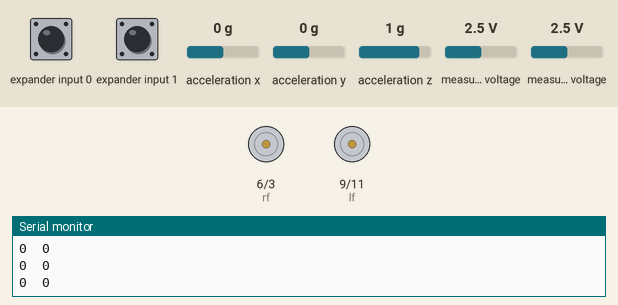
This sketch was run on a simulated Arduino Uno, built with avr-gcc and run on an emulated ATmega328P. Shown: motor-driver pin pairs drawn as motors (green arrow = first pin HIGH = forward, orange = second pin HIGH = backward, longer = more drive), the last lines printed to the serial monitor. Wiring (inferred from the names in the program): Wii Nunchuk at I2C address 0x52. Inputs (shaded band) come from the test bench; at power-on: measured voltage 2.5 V, expander input 0 HIGH, expander input 1 HIGH, acceleration x 0 g, acceleration y 0 g, acceleration z 1 g.

Above: at 1.2 s.
1.3 s: measured voltage (sensor 201) set to 1.2 V
At 1.7 s:
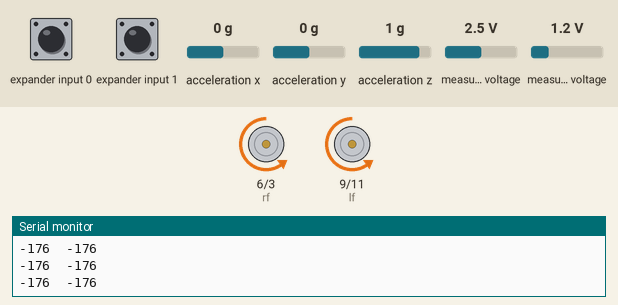
2.8 s: measured voltage (sensor 200) set to 0.1 V
At 4.0 s:
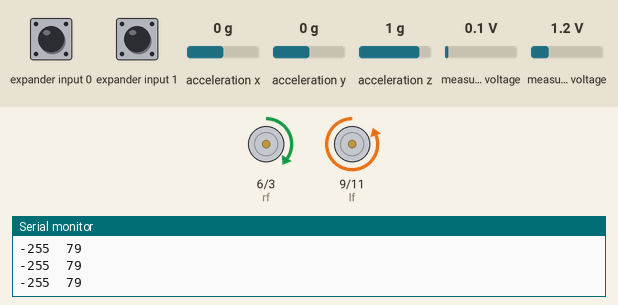
4.3 s: measured voltage (sensor 200) set to 3.8 V
At 4.9 s:
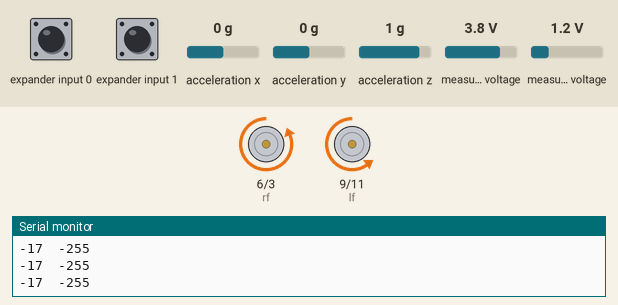
5.8 s: measured voltage (sensor 201) set to 2.5 V
At 6.2 s:
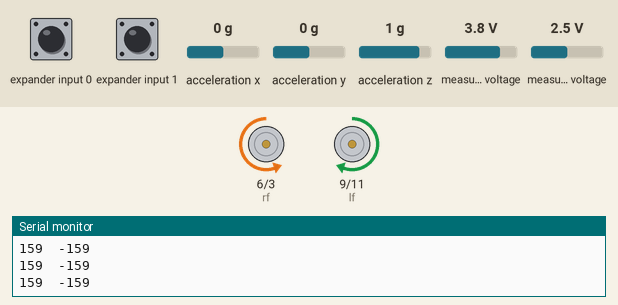
7.3 s: measured voltage (sensor 201) set to 3.8 V
At 8.5 s:
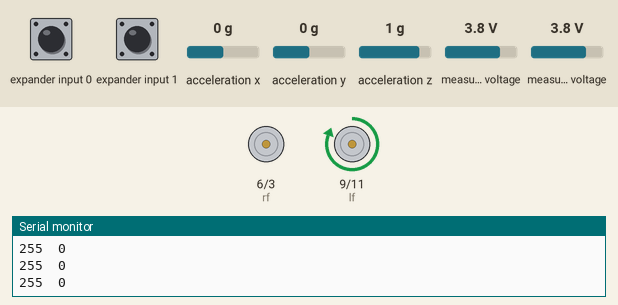
8.8 s: measured voltage (sensor 200) set to 1.2 V
At 9.7 s:
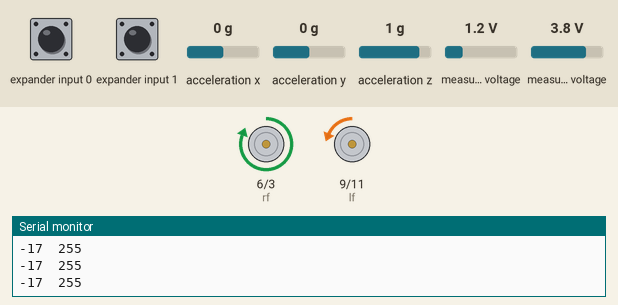
Timing chart, 0 to 11.3 s (numbered marks = the images above; inputs shaded):
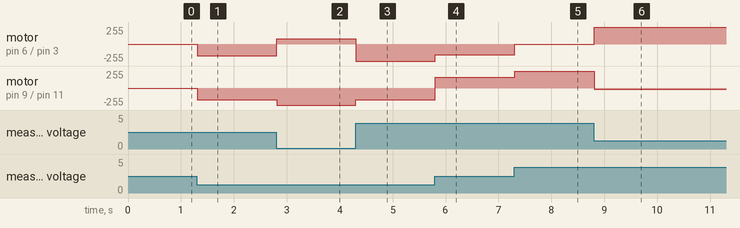

Measured:
- after the input at 1.3 s, motor on pin 6 (rf) / pin 3 (rb), motor on pin 9 (lf) / pin 11 (lb): stopped → backward 176/255 at once
- after the input at 2.8 s, motor on pin 6 (rf) / pin 3 (rb): backward 176/255 → forward 79/255 at once; motor on pin 9 (lf) / pin 11 (lb): backward 176/255 → backward 255/255 at once
- after the input at 4.3 s, motor on pin 6 (rf) / pin 3 (rb): forward 79/255 → backward 255/255 at once; motor on pin 9 (lf) / pin 11 (lb): backward 255/255 → backward 176/255 at once
- after the input at 5.8 s, motor on pin 6 (rf) / pin 3 (rb): backward 255/255 → backward 159/255 at once; motor on pin 9 (lf) / pin 11 (lb): backward 176/255 → forward 159/255 at once
- after the input at 7.3 s, motor on pin 6 (rf) / pin 3 (rb): backward 159/255 → stopped at once; motor on pin 9 (lf) / pin 11 (lb): forward 159/255 → forward 255/255 at once
- after the input at 8.8 s, motor on pin 6 (rf) / pin 3 (rb): stopped → forward 255/255 at once; motor on pin 9 (lf) / pin 11 (lb): forward 255/255 → backward 17/255 at once

The sketch:

nunchuk.ino
```cpp
#include <Wire.h>
#include "Nunchuk.h"
int rf=6;
int rb=3;
int lf=9;
int lb=11;
int ledR, ledL, X;
void setup() {
    Serial.begin(9600);
    Wire.begin();
    pinMode(rf, OUTPUT);
    pinMode(rb, OUTPUT);
    pinMode(lf, OUTPUT);
    pinMode(lb, OUTPUT);
    // nunchuk_init_power();
    nunchuk_init();
}

void loop() {

    if (nunchuk_read()) {
        // Work with nunchuk_data
        int x=nunchuk_joystickX_raw();//CENTRE POSITION IS (132, 132)
        int y=nunchuk_joystickY_raw();
        y=constrain(y,34,224);
        x=constrain(x,34,224);
        if(y>142)
        {
          ledR = map(y, 144, 224, 0, 255);
          ledL = map(y, 144, 224, 0, 255);
        }
        else if(y<122)
        {
          ledR = map(y, 122, 34, 0, -255);
          ledL = map(y, 122, 34, 0, -255);
        }
        else
        {
          ledR = 0;
          ledL = 0;
        }
        if(x>142)
        {
          X= map(x, 144, 224, 0, 255);
          ledR = ledR - X;
          ledL = ledL + X;
          if (ledL > 255)
          {
            ledL = 255;
          }
          if (ledR < -255)
          {
            ledR = -255;
          }
        }
        else if(x<122)
        {
          X= map(x, 122, 34, 0, 255);
          ledR = ledR + X;
          ledL = ledL - X;
          if (ledR > 255)
          {
            ledR = 255;
          }
          if (ledL < -255)
          {
            ledL = -255;
          }
        }
        Serial.print(ledL);
        Serial.print('\t');
        Serial.println(ledR);
        if(ledL<0)
        {
          ledL=-ledL;
          analogWrite(lb,ledL);
          digitalWrite(lf, LOW);
        }
        else
        {
          analogWrite(lf,ledL);
          digitalWrite(lb, LOW);
        }
        if(ledR<0)
        {
          ledR=-ledR;
          analogWrite(rb,ledR);
          digitalWrite(rf, LOW);
        }
        else
        {
          analogWrite(rf,ledR);
          digitalWrite(rb, LOW);
        }
    }
    delay(10);
}
```

Nunchuk.h
```cpp
// (licence header left out)
#ifndef NUNCHUK_H
#define NUNCHUK_H

#include <Wire.h>

// Calibration accelerometer values, depends on your Nunchuk
#define NUNCHUK_ACCEL_X_ZERO 512
#define NUNCHUK_ACCEL_Y_ZERO 512
#define NUNCHUK_ACCEL_Z_ZERO 512

// Calibration joystick values
#define NUNCHUK_JOYSTICK_X_ZERO 127
#define NUNCHUK_JOYSTICK_Y_ZERO 128

// Whether to disable encryption. Enabling encryption means that every packet must be decrypted, which wastes cpu cycles. Cheap Nunchuk clones have problems with the encrypted init sequence, so be sure you know what you're doing
#define NUNCHUK_DISABLE_ENCRYPTION

// Print debug information instead of a CSV stream to the serial port
// #define NUNCHUK_DEBUG

// The Nunchuk I2C address
#define NUNCHUK_ADDRESS 0x52

#if ARDUINO >= 100
#define I2C_READ() Wire.read()
#define I2C_WRITE(x) Wire.write(x)
#else
#define I2C_READ() Wire.receive()
#define I2C_WRITE(x) Wire.send(x)
#endif

#define I2C_START(x) Wire.beginTransmission(x)
#define I2C_STOP() Wire.endTransmission(true)

uint8_t nunchuk_data[6];
uint8_t nunchuk_cali[16];

#if defined(__AVR_ATmega168__) || defined(__AVR_ATmega328P__) // Only Arduino UNO
/**
 * Use normal analog ports as power supply, which is useful if you want to have all pins in a row
 * Like for the famous WiiChuck adapter
 * @see https://todbot.com/blog/2008/02/18/wiichuck-wii-nunchuck-adapter-available/
 */
static void nunchuk_init_power() {
    // Add power supply for port C2 (GND) and C3 (PWR)
    PORTC &= ~_BV(PORTC2);
    PORTC |= _BV(PORTC3);
    DDRC |= _BV(PORTC2) | _BV(PORTC3);
    delay(100);
}
#endif
/**
 * Initializes the Nunchuk communication by sending a sequence of bytes
 */
static void nunchuk_init() {

#ifdef NUNCHUK_DISABLE_ENCRYPTION
    I2C_START(NUNCHUK_ADDRESS);
    I2C_WRITE(0xF0);
    I2C_WRITE(0x55);
    I2C_STOP();
    // delay(1);
    I2C_START(NUNCHUK_ADDRESS);
    I2C_WRITE(0xFB);
    I2C_WRITE(0x00);
    I2C_STOP();
    // delay(1);
#else
    I2C_START(NUNCHUK_ADDRESS);
    I2C_WRITE(0x40);
    I2C_WRITE(0x00);
    I2C_STOP();
    // delay(1);
#endif

#ifdef NUNCHUK_DEBUG
    Serial.print("Ident: "); // 0xA4200000 for Nunchuck, 0xA4200101 for Classic, 0xA4200402 for Balance

    I2C_START(NUNCHUK_ADDRESS);
    I2C_WRITE(0xFA);
    I2C_STOP();

    Wire.requestFrom(NUNCHUK_ADDRESS, 6);
    for (uint8_t i = 0; i < 6; i++) {
        if (Wire.available()) {
            Serial.print(I2C_READ(), HEX);
            Serial.print(" ");
        }
    }
    I2C_STOP();
    Serial.println("");

    delay(100); // Wait for serial transfer, before loop()ing
#endif

}

/**
 * Decodes a byte if encryption is used
 *
 * @param x The byte to be decoded
 */
static inline uint8_t nunchuk_decode_byte(uint8_t x) {
#ifdef NUNCHUK_DISABLE_ENCRYPTION
    return x;
#else
    return (x ^ 0x17) + 0x17;
#endif
}

/**
 * Central function to read a full chunk of data from Nunchuk
 *
 * @return A boolean if the data transfer was successful
 */
static uint8_t nunchuk_read() {

    uint8_t i;
    Wire.requestFrom(NUNCHUK_ADDRESS, 6);
#ifdef SAM
    delayMicroseconds(10);
#endif
    for (i = 0; i < 6 && Wire.available(); i++) {
        nunchuk_data[i] = nunchuk_decode_byte(I2C_READ());
    }
    I2C_START(NUNCHUK_ADDRESS);
    I2C_WRITE(0x00);
#ifdef SAM
    delayMicroseconds(100);
#endif
    I2C_STOP();
    return i == 6;
}

/**
 * Checks the current state of button Z
 */
static uint8_t nunchuk_buttonZ() {
    return (~nunchuk_data[5] >> 0) & 1;
}

/**
 * Checks the current state of button C
 */
static uint8_t nunchuk_buttonC() {
    return (~nunchuk_data[5] >> 1) & 1;
}

/**
 * Retrieves the raw X-value of the joystick
 */
static uint8_t nunchuk_joystickX_raw() {
    return nunchuk_data[0];
}

/**
 * Retrieves the raw Y-value of the joystick
 */
static uint8_t nunchuk_joystickY_raw() {
    return nunchuk_data[1];
}

/**
 * Retrieves the calibrated X-value of the joystick
 */
static int16_t nunchuk_joystickX() {
    return (int16_t) nunchuk_joystickX_raw() - (int16_t) NUNCHUK_JOYSTICK_X_ZERO;
}

/**
 * Retrieves the calibrated Y-value of the joystick
 */
static int16_t nunchuk_joystickY() {
    return (int16_t) nunchuk_joystickY_raw() - (int16_t) NUNCHUK_JOYSTICK_Y_ZERO;
}

/**
 * Calculates the angle of the joystick
 */
static float nunchuk_joystick_angle() {
    return atan2((float) nunchuk_joystickY(), (float) nunchuk_joystickX());
}

/**
 * Retrieves the raw X-value of the accelerometer
 */
static uint16_t nunchuk_accelX_raw() {
    return ((uint16_t) nunchuk_data[2] << 2) | ((nunchuk_data[5] >> 2) & 3);
}

/**
 * Retrieves the raw Y-value of the accelerometer
 */
static uint16_t nunchuk_accelY_raw() {
    return ((uint16_t) nunchuk_data[3] << 2) | ((nunchuk_data[5] >> 4) & 3);
}

/**
 * Retrieves the raw Z-value of the accelerometer
 */
static uint16_t nunchuk_accelZ_raw() {
    return ((uint16_t) nunchuk_data[4] << 2) | ((nunchuk_data[5] >> 6) & 3);
}

/**
 * Retrieves the calibrated X-value of the accelerometer
 */
static int16_t nunchuk_accelX() {
    return (int16_t) nunchuk_accelX_raw() - (int16_t) NUNCHUK_ACCEL_X_ZERO;
}

/**
 * Retrieves the calibrated Y-value of the accelerometer
 */
static int16_t nunchuk_accelY() {
    return (int16_t) nunchuk_accelY_raw() - (int16_t) NUNCHUK_ACCEL_Y_ZERO;
}

/**
 * Retrieves the calibrated Z-value of the accelerometer
 */
static int16_t nunchuk_accelZ() {
    return (int16_t) nunchuk_accelZ_raw() - (int16_t) NUNCHUK_ACCEL_Z_ZERO;
}

/**
 * Calculates the pitch angle THETA around y-axis of the Nunchuk in radians
 */
static float nunchuk_pitch() { // tilt-y
    return atan2((float) nunchuk_accelY(), (float) nunchuk_accelZ());
}

/**
 * Calculates the roll angle PHI around x-axis of the Nunchuk in radians
 */
static float nunchuk_roll() { // tilt-x
    return atan2((float) nunchuk_accelX(), (float) nunchuk_accelZ());
}

/**
 * A handy function to print either verbose information of the Nunchuk or a CSV stream for Processing
 */
static void nunchuk_print() {

#ifdef NUNCHUK_DEBUG
    char buf[100];

    sprintf(buf, "Joy X=%4d Y=%4d   Acc X=%4d Y=%4d Z=%4d   Btn Z=%1d C=%1d\n",
        nunchuk_joystickX(), nunchuk_joystickY(),
        nunchuk_accelX(), nunchuk_accelY(), nunchuk_accelZ(),
        nunchuk_buttonZ(), nunchuk_buttonC());
    Serial.print(buf);
#else
    Serial.print(nunchuk_joystickX(), DEC);
    Serial.print(",");
    Serial.print(nunchuk_joystickY(), DEC);
    Serial.print(",");
    Serial.print(nunchuk_accelX(), DEC);
    Serial.print(",");
    Serial.print(nunchuk_accelY(), DEC);
    Serial.print(",");
    Serial.print(nunchuk_accelZ(), DEC);
    Serial.print(",");
    Serial.print(nunchuk_buttonZ(), DEC);
    Serial.print(",");
    Serial.print(nunchuk_buttonC(), DEC);
    Serial.print("\n");
#endif
}

#endif
```
